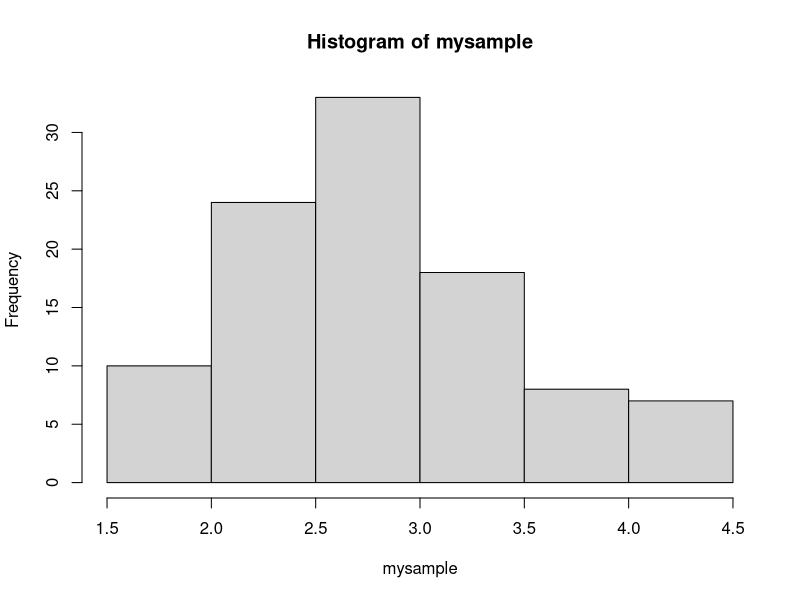
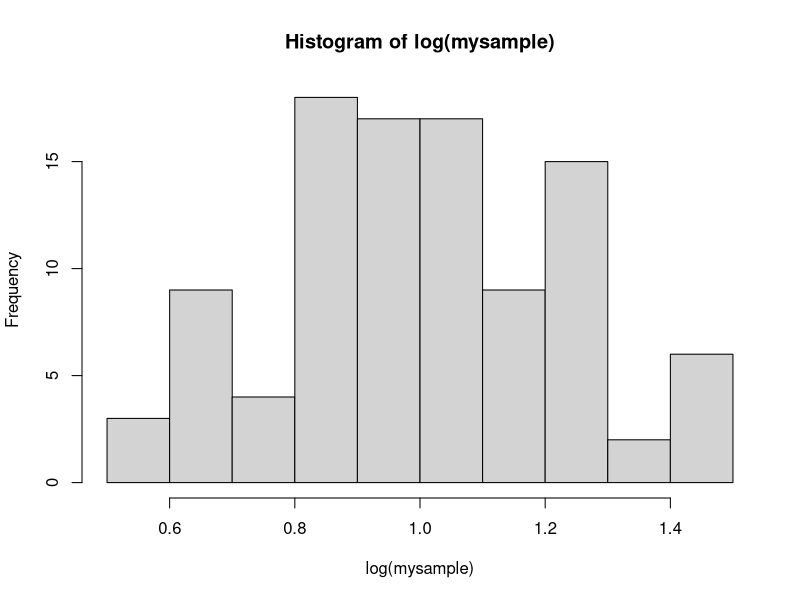

The R script that drew these images, in order:
## ---- chunk 1
knitr::opts_chunk$set(echo = TRUE)
## ---- chunk 2
mysample <- rlnorm(100, meanlog = 1, sdlog = 0.25)
hist(mysample)
hist(log(mysample))
